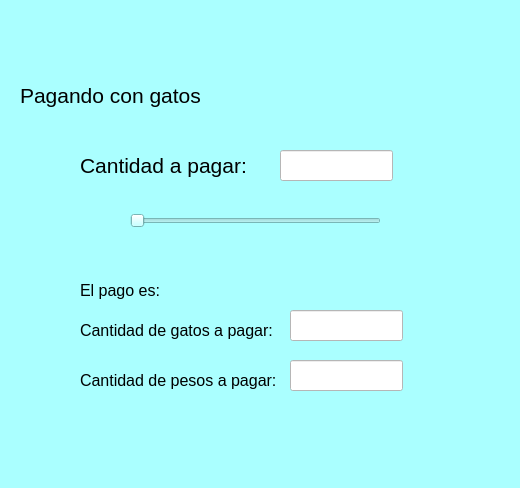
<?xml version="1.0" encoding="UTF-8"?>
<ui version="4.0">
 <class>MainWindow</class>
 <widget class="QMainWindow" name="MainWindow">
  <property name="geometry">
   <rect>
    <x>0</x>
    <y>0</y>
    <width>520</width>
    <height>488</height>
   </rect>
  </property>
  <property name="windowTitle">
   <string>MainWindow</string>
  </property>
  <property name="styleSheet">
   <string notr="true">background-color: rgb(170, 255, 255);</string>
  </property>
  <widget class="QWidget" name="centralwidget">
   <widget class="QLabel" name="label">
    <property name="geometry">
     <rect>
      <x>80</x>
      <y>150</y>
      <width>181</width>
      <height>31</height>
     </rect>
    </property>
    <property name="text">
     <string>&lt;html&gt;&lt;head/&gt;&lt;body&gt;&lt;p&gt;&lt;span style=&quot; font-size:16pt;&quot;&gt;Cantidad a pagar:&lt;/span&gt;&lt;/p&gt;&lt;/body&gt;&lt;/html&gt;</string>
    </property>
   </widget>
   <widget class="QLineEdit" name="txt_cantidad">
    <property name="enabled">
     <bool>false</bool>
    </property>
    <property name="geometry">
     <rect>
      <x>280</x>
      <y>150</y>
      <width>113</width>
      <height>31</height>
     </rect>
    </property>
    <property name="font">
     <font>
      <pointsize>12</pointsize>
     </font>
    </property>
    <property name="styleSheet">
     <string notr="true">background-color: rgb(255, 255, 255);</string>
    </property>
    <property name="text">
     <string/>
    </property>
   </widget>
   <widget class="QLabel" name="label_2">
    <property name="geometry">
     <rect>
      <x>80</x>
      <y>310</y>
      <width>201</width>
      <height>41</height>
     </rect>
    </property>
    <property name="text">
     <string>&lt;html&gt;&lt;head/&gt;&lt;body&gt;&lt;p&gt;&lt;span style=&quot; font-size:12pt;&quot;&gt;Cantidad de gatos a pagar:&lt;/span&gt;&lt;/p&gt;&lt;/body&gt;&lt;/html&gt;</string>
    </property>
   </widget>
   <widget class="QLabel" name="label_6">
    <property name="geometry">
     <rect>
      <x>80</x>
      <y>280</y>
      <width>81</width>
      <height>21</height>
     </rect>
    </property>
    <property name="text">
     <string>&lt;html&gt;&lt;head/&gt;&lt;body&gt;&lt;p&gt;&lt;span style=&quot; font-size:12pt;&quot;&gt;El pago es:&lt;/span&gt;&lt;/p&gt;&lt;/body&gt;&lt;/html&gt;</string>
    </property>
   </widget>
   <widget class="QLabel" name="label_7">
    <property name="geometry">
     <rect>
      <x>20</x>
      <y>80</y>
      <width>241</width>
      <height>31</height>
     </rect>
    </property>
    <property name="text">
     <string>&lt;html&gt;&lt;head/&gt;&lt;body&gt;&lt;p&gt;&lt;span style=&quot; font-size:16pt;&quot;&gt;Pagando con gatos&lt;/span&gt;&lt;/p&gt;&lt;/body&gt;&lt;/html&gt;</string>
    </property>
   </widget>
   <widget class="QLabel" name="label_8">
    <property name="geometry">
     <rect>
      <x>80</x>
      <y>360</y>
      <width>201</width>
      <height>41</height>
     </rect>
    </property>
    <property name="text">
     <string>&lt;html&gt;&lt;head/&gt;&lt;body&gt;&lt;p&gt;&lt;span style=&quot; font-size:12pt;&quot;&gt;Cantidad de pesos a pagar:&lt;/span&gt;&lt;/p&gt;&lt;/body&gt;&lt;/html&gt;</string>
    </property>
   </widget>
   <widget class="QLabel" name="label_5">
    <property name="geometry">
     <rect>
      <x>20</x>
      <y>10</y>
      <width>481</width>
      <height>71</height>
     </rect>
    </property>
    <property name="text">
     <string/>
    </property>
    <property name="pixmap">
     <pixmap resource="recursos_proyecto.qrc">:/LOGOS/Imagenes/uat.png</pixmap>
    </property>
    <property name="scaledContents">
     <bool>true</bool>
    </property>
   </widget>
   <widget class="QLabel" name="label_9">
    <property name="geometry">
     <rect>
      <x>420</x>
      <y>370</y>
      <width>81</width>
      <height>81</height>
     </rect>
    </property>
    <property name="text">
     <string/>
    </property>
    <property name="pixmap">
     <pixmap resource="recursos_proyecto.qrc">:/LOGOS/Imagenes/pngegg.png</pixmap>
    </property>
    <property name="scaledContents">
     <bool>true</bool>
    </property>
   </widget>
   <widget class="QLineEdit" name="txt_gatos">
    <property name="enabled">
     <bool>false</bool>
    </property>
    <property name="geometry">
     <rect>
      <x>290</x>
      <y>310</y>
      <width>113</width>
      <height>31</height>
     </rect>
    </property>
    <property name="font">
     <font>
      <pointsize>12</pointsize>
     </font>
    </property>
    <property name="styleSheet">
     <string notr="true">background-color: rgb(255, 255, 255);</string>
    </property>
    <property name="text">
     <string/>
    </property>
   </widget>
   <widget class="QLineEdit" name="txt_pesos">
    <property name="enabled">
     <bool>false</bool>
    </property>
    <property name="geometry">
     <rect>
      <x>290</x>
      <y>360</y>
      <width>113</width>
      <height>31</height>
     </rect>
    </property>
    <property name="font">
     <font>
      <pointsize>12</pointsize>
     </font>
    </property>
    <property name="styleSheet">
     <string notr="true">background-color: rgb(255, 255, 255);</string>
    </property>
    <property name="text">
     <string/>
    </property>
   </widget>
   <widget class="QSlider" name="slider">
    <property name="geometry">
     <rect>
      <x>130</x>
      <y>210</y>
      <width>251</width>
      <height>22</height>
     </rect>
    </property>
    <property name="orientation">
     <enum>Qt::Horizontal</enum>
    </property>
   </widget>
  </widget>
  <widget class="QMenuBar" name="menubar">
   <property name="geometry">
    <rect>
     <x>0</x>
     <y>0</y>
     <width>520</width>
     <height>21</height>
    </rect>
   </property>
  </widget>
  <widget class="QStatusBar" name="statusbar"/>
 </widget>
 <resources>
  <include location="recursos_proyecto.qrc"/>
 </resources>
 <connections/>
</ui>
